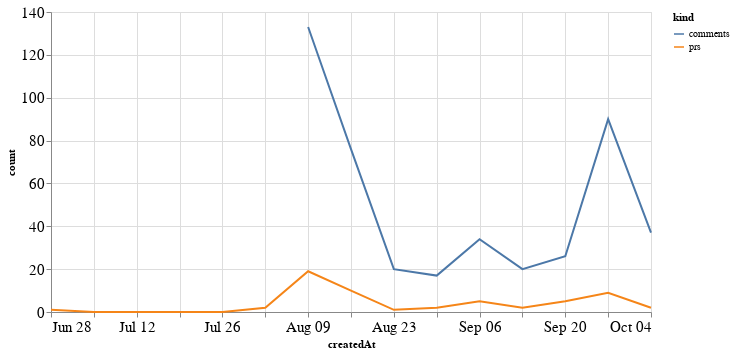

The notebook cell saved with this chart:
### Code cell
alt.Chart(total_time, width=600).mark_line().encode(
    x='createdAt',
    y='count',
    color='kind'
)

### Figure 1 — Vega-Lite specification as saved in the notebook (floating-point values rounded to 4 significant figures)
{"config": {"axisLeft": {"labelFontSize": 15}, "axisBottom": {"labelFontSize": 15}}, "data": {"name": "data-e12528c54c3ba8735c7f66508d27ecae"}, "mark": "line", "encoding": {"color": {"type": "nominal", "field": "kind"}, "x": {"type": "temporal", "field": "createdAt"}, "y": {"type": "quantitative", "field": "count"}}, "width": 600, "$schema": "https://vega.github.io/schema/vega-lite/v4.8.1.json", "datasets": {"data-e12528c54c3ba8735c7f66508d27ecae": [{"createdAt": "2020-06-28T00:00:00", "kind": "prs", "count": 1.0}, {"createdAt": "2020-07-05T00:00:00", "kind": "prs", "count": 0.0}, {"createdAt": "2020-07-12T00:00:00", "kind": "prs", "count": 0.0}, {"createdAt": "2020-07-19T00:00:00", "kind": "prs", "count": 0.0}, {"createdAt": "2020-07-26T00:00:00", "kind": "prs", "count": 0.0}, {"createdAt": "2020-08-02T00:00:00", "kind": "prs", "count": 2.0}, {"createdAt": "2020-08-09T00:00:00", "kind": "prs", "count": 19.0}, {"createdAt": "2020-08-16T00:00:00", "kind": "prs", "count": 10.0}, {"createdAt": "2020-08-23T00:00:00", "kind": "prs", "count": 1.0}, {"createdAt": "2020-08-30T00:00:00", "kind": "prs", "count": 2.0}, {"createdAt": "2020-09-06T00:00:00", "kind": "prs", "count": 5.0}, {"createdAt": "2020-09-13T00:00:00", "kind": "prs", "count": 2.0}, {"createdAt": "2020-09-20T00:00:00", "kind": "prs", "count": 5.0}, {"createdAt": "2020-09-27T00:00:00", "kind": "prs", "count": 9.0}, {"createdAt": "2020-10-04T00:00:00", "kind": "prs", "count": 2.0}, {"createdAt": "2020-06-28T00:00:00", "kind": "comments", "count": null}, {"createdAt": "2020-07-05T00:00:00", "kind": "comments", "count": null}, {"createdAt": "2020-07-12T00:00:00", "kind": "comments", "count": null}, {"createdAt": "2020-07-19T00:00:00", "kind": "comments", "count": null}, {"createdAt": "2020-07-26T00:00:00", "kind": "comments", "count": null}, {"createdAt": "2020-08-02T00:00:00", "kind": "comments", "count": null}, {"createdAt": "2020-08-09T00:00:00", "kind": "comments", "count": 133.0}, {"createdAt": "2020-08-16T00:00:00", "kind": "comments", "count": 76.0}, {"createdAt": "2020-08-23T00:00:00", "kind": "comments", "count": 20.0}, {"createdAt": "2020-08-30T00:00:00", "kind": "comments", "count": 17.0}, {"createdAt": "2020-09-06T00:00:00", "kind": "comments", "count": 34.0}, {"createdAt": "2020-09-13T00:00:00", "kind": "comments", "count": 20.0}, {"createdAt": "2020-09-20T00:00:00", "kind": "comments", "count": 26.0}, {"createdAt": "2020-09-27T00:00:00", "kind": "comments", "count": 90.0}, {"createdAt": "2020-10-04T00:00:00", "kind": "comments", "count": 37.0}]}}
